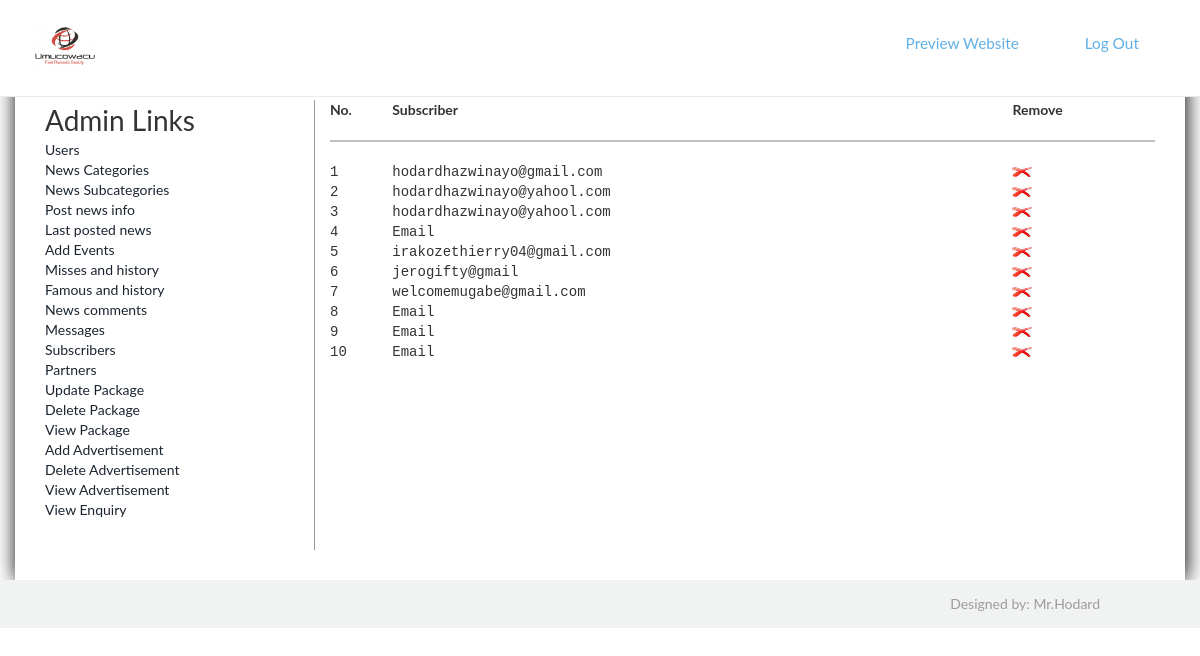
The app's page /Panel/Admin/sub.php (signed in) with its own data.
### tables this page shows
CREATE TABLE `subscribers` (
  `SubID` int(11) NOT NULL,
  `Email` varchar(255) NOT NULL
);

### Panel/Admin/sub.php (the view, shortened to what this page needs)
<?php if(!isset($_SESSION)) { session_start(); }
include('function.php');
$sql=mysqli_query($cn,"SELECT * FROM `subscribers`")or die(mysqli_error($cn));
 ?>
<!DOCTYPE html>
<html>
<head>
<link href="../css/bootstrap.css" rel='stylesheet' type='text/css'/>
<link href="../css/style.css" rel="stylesheet" type="text/css" media="all"/>
<link href="../css/animate.css" rel="stylesheet" type="text/css" media="all">
</head>
<body>
<?php include('top.php'); ?>
<div style="padding-top:100px; box-shadow:1px 1px 20px black; min-height:570px" class="container">
<div class="col-sm-3" style="border-right:1px solid #999; min-height:450px;">
<?php include('left.php'); ?>
</div>
<div class="col-sm-9" align="center" style='overflow: scroll;height:480px'>
<?php
if(mysqli_num_rows($sql)){ ?>
<table style='width:100%'>
<tr><th>No.</th><th>Subscriber</th><th>Remove</th></tr>
<tr><td colspan=5><hr style="border:1px solid silver"/></td></tr>
<?php
$x=1;
 while($data=mysqli_fetch_assoc($sql)){ ?>
<tr  style="font-family: 'courier new'">
<td><?=$x?></td>
<td ><?=$data['Email']?></td>
<td><a href='sub.php?act=del&sub=<?=$data['SubID']?>' onclick="return conf_del()"><img src='./images/delete.jpg' width="20px" height="10px" /></a></td>
</tr>
<?php
$x++;
}?>
</table>
<?php }else{
}
?>
</div>
</div>
<?php include('bottom.php'); ?>
</body>
</html>
</html>

### Panel/css/style.css (style rules this page uses)
body { margin:0; padding:0; font-family: 'Lato', sans-serif; -webkit-appearance:none; }
body a { transition:0.5s all; -webkit-transition:0.5s all; -moz-transition:0.5s all; -o-transition:0.5s all; -ms-transition:0.5s all; }
.container:after { content: "\0020"; display: block; height: 0; clear: both; visibility: hidden; }

### records on screen
subscribers: Email "hodardhazwinayo@gmail.com"
subscribers: Email "hodardhazwinayo@yahool.com"
subscribers: Email "hodardhazwinayo@yahool.com"
subscribers: Email "Email"
subscribers: Email "irakozethierry04@gmail.com"
subscribers: Email "jerogifty@gmail"
subscribers: Email "welcomemugabe@gmail.com"
subscribers: Email "Email"
subscribers: Email "Email"
subscribers: Email "Email"
